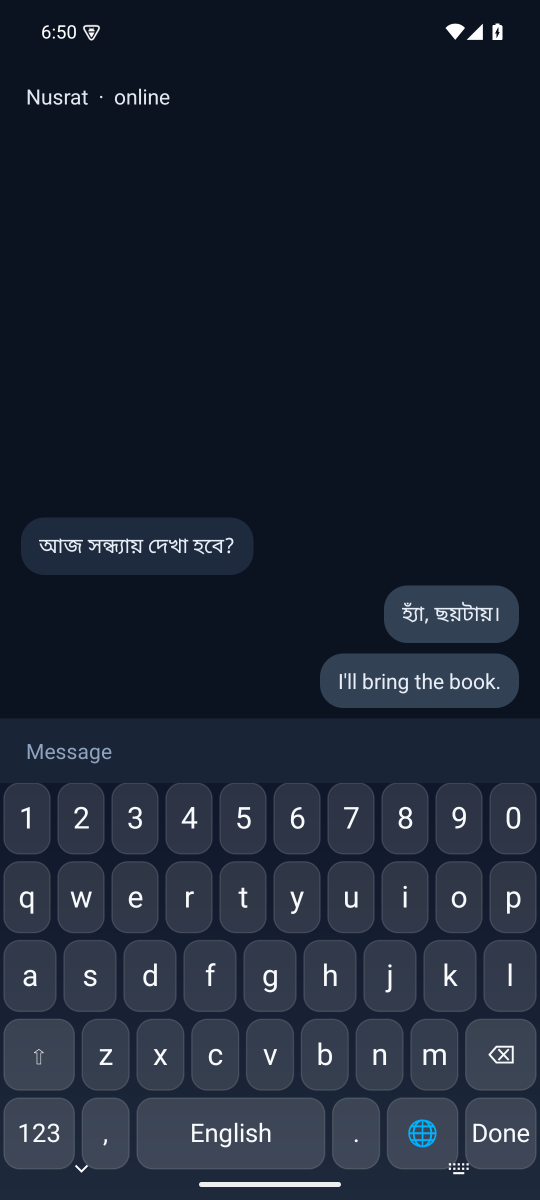
#> input picture docs/screenshots/01-english.png, 1080 x 2400 px (shown at 1/2 size); its folder holds 7 pictures in this run
$ python compose_screenshots.py
#> lines starting #> are read from the running program, lines starting #| are printed output that depends on the picture; after the words box and inside, x2 and y2 are one past the last pixel; in counts of white or black regions, pixels touching at a corner belong together
### scripts/png_optimise.py
#!/usr/bin/env python3
"""Shrink the generated PNGs without a visible quality loss.

Chrome writes 24-bit PNGs with no palette; these screens are flat UI over a soft
gradient, so a 256-colour palette is visually indistinguishable at 1x and roughly a
third of the bytes. Measured on 01-english.png: 374.5 KiB -> 109.0 KiB.

Used by render_screenshots.py and compose_screenshots.py, and safe to run again:

    python scripts/png_optimise.py docs/screenshots/*.png
"""

import pathlib
import sys

from PIL import Image


def optimise(path, colours=256):
    """Quantise and re-save in place. Returns (bytes_before, bytes_after)."""
    path = pathlib.Path(path)
    before = path.stat().st_size
    with Image.open(path) as image:
        image = image.convert("RGB")
        if colours:
            image = image.quantize(colors=colours, method=Image.Quantize.MEDIANCUT,
                                   dither=Image.Dither.NONE)
        image.save(path, optimize=True)
    return before, path.stat().st_size


# [15 lines left out: function main, not called in this run]


# [2 lines that do not run on import are left out]

### scripts/compose_screenshots.py
#!/usr/bin/env python3
"""Compose the presentation images from the raw screenshots.

    python scripts/compose_screenshots.py

Inputs  : docs/screenshots/01-english.png ... (produced by scripts/screenshots.ps1)
Outputs : docs/screenshots/composite-languages.png
          docs/screenshots/composite-themes.png
          docs/screenshots/composite-settings.png
          docs/assets/social-preview.png        (1280x640, GitHub social image)

Captions are English only on purpose: Pillow has no HarfBuzz shaping here (`raqm` is
missing), so Bengali drawn into a caption would break its conjuncts. The Bengali in the
screenshots themselves is real, shaped by Android.
"""

import pathlib
import sys

from PIL import Image, ImageDraw, ImageFilter

import png_optimise

ROOT = pathlib.Path(__file__).resolve().parent.parent
SHOTS = ROOT / "docs/screenshots"
ASSETS = ROOT / "docs/assets"

INK = (232, 238, 249)
MUTED = (154, 168, 190)
ACCENT = (99, 102, 241)

FONT_CANDIDATES = {
    "bold": ["C:/Windows/Fonts/segoeuib.ttf", "C:/Windows/Fonts/arialbd.ttf",
             "/usr/share/fonts/truetype/dejavu/DejaVuSans-Bold.ttf",
             "/System/Library/Fonts/Supplemental/Arial Bold.ttf"],
    "regular": ["C:/Windows/Fonts/segoeui.ttf", "C:/Windows/Fonts/arial.ttf",
                "/usr/share/fonts/truetype/dejavu/DejaVuSans.ttf",
                "/System/Library/Fonts/Supplemental/Arial.ttf"],
}


def font(style, size):
    from PIL import ImageFont

    for path in FONT_CANDIDATES[style]:
        if pathlib.Path(path).exists():
            return ImageFont.truetype(path, size)
    return ImageFont.load_default(size)


def load(name):
    path = SHOTS / f"{name}.png"
    if not path.exists():
        raise SystemExit(f"missing {path}; run scripts/screenshots.ps1 first")
    return Image.open(path).convert("RGB")


# --- background ------------------------------------------------------------


def vertical_gradient(size, top, bottom):
    width, height = size
    strip = Image.new("RGB", (1, height))
    for y in range(height):
        t = y / max(height - 1, 1)
        strip.putpixel((0, y), tuple(round(top[i] + (bottom[i] - top[i]) * t) for i in range(3)))
    return strip.resize(size, Image.Resampling.BILINEAR)


def glow(canvas, centre, radius, colour, alpha):
    """A soft blurred circle: the 'premium' light source behind the phones."""
    layer = Image.new("RGBA", canvas.size, (0, 0, 0, 0))
    draw = ImageDraw.Draw(layer)
    cx, cy = centre
    draw.ellipse([cx - radius, cy - radius, cx + radius, cy + radius],
                 fill=(*colour, alpha))
    canvas.alpha_composite(layer.filter(ImageFilter.GaussianBlur(radius // 2)))


def backdrop(size, top=(11, 17, 32), bottom=(26, 37, 61)):
    canvas = vertical_gradient(size, top, bottom).convert("RGBA")
    glow(canvas, (int(size[0] * 0.18), int(size[1] * 0.12)), 520, ACCENT, 46)
    glow(canvas, (int(size[0] * 0.88), int(size[1] * 0.92)), 480, (56, 189, 248), 34)
    return canvas


# --- device frame ----------------------------------------------------------


def place_phone(canvas, shot, x, y, width, radius=34, bezel=9):
    """Draw a phone with a bezel and a soft drop shadow, top-left at (x, y)."""
    height = round(width * shot.height / shot.width)
    shot = shot.resize((width, height), Image.Resampling.LANCZOS)

    shadow = Image.new("RGBA", (width + 160, height + 160), (0, 0, 0, 0))
    ImageDraw.Draw(shadow).rounded_rectangle(
        [80, 88, 80 + width, 88 + height], radius=radius + bezel, fill=(0, 0, 0, 165))
    canvas.alpha_composite(shadow.filter(ImageFilter.GaussianBlur(26)), (x - 80, y - 80))

    body = Image.new("RGBA", (width + bezel * 2, height + bezel * 2), (0, 0, 0, 0))
    ImageDraw.Draw(body).rounded_rectangle(
        [0, 0, body.width - 1, body.height - 1], radius=radius + bezel,
        fill=(24, 30, 45, 255), outline=(70, 84, 112, 255), width=1)
    canvas.alpha_composite(body, (x - bezel, y - bezel))

    mask = Image.new("L", (width, height), 0)
    ImageDraw.Draw(mask).rounded_rectangle([0, 0, width - 1, height - 1], radius=radius, fill=255)
    canvas.paste(shot, (x, y), mask)
    return width, height


def centred_text(draw, text, centre_x, y, text_font, fill):
    left, top, right, bottom = draw.textbbox((0, 0), text, font=text_font)
    draw.text((centre_x - (right - left) / 2 - left, y), text, font=text_font, fill=fill)
    return bottom - top


# --- composites ------------------------------------------------------------


def composite(paths, captions, out_name, cols, phone_width, title=None):
    gap = 74 if cols == 3 else 60
    margin = 96
    caption_size = 27
    caption_gap = 16

    sample = load(paths[0])
    phone_h = round(phone_width * sample.height / sample.width)
    rows = (len(paths) + cols - 1) // cols

    header = 118 if title else 74
    width = margin * 2 + cols * phone_width + (cols - 1) * gap
    height = header + rows * (phone_h + caption_gap + caption_size + 46) + 60

    canvas = backdrop((width, height))
    draw = ImageDraw.Draw(canvas)
    if title:
        centred_text(draw, title, width / 2, 46, font("bold", 44), INK)

    for index, (name, caption) in enumerate(zip(paths, captions)):
        row, col = divmod(index, cols)
        row_width = min(cols, len(paths) - row * cols)
        row_width_px = row_width * phone_width + (row_width - 1) * gap
        x = (width - row_width_px) / 2 + col * (phone_width + gap)
        y = header + row * (phone_h + caption_gap + caption_size + 46)
        place_phone(canvas, load(name), round(x), round(y), phone_width)
        centred_text(draw, caption, x + phone_width / 2, y + phone_h + caption_gap,
                     font("regular", caption_size), MUTED)

    out = SHOTS / out_name
    canvas.convert("RGB").save(out, optimize=True)
    png_optimise.optimise(out)
    return out


# [34 lines left out: function social_preview, not called in this run]


def main():
    ASSETS.mkdir(parents=True, exist_ok=True)
    written = []

    written.append(composite(
        ["01-english", "02-bangla", "03-banglish"],
        ["English QWERTY, with number row",
         "Bangla, Probhat fixed layout",
         "Banglish: type Roman, get Bangla"],
        "composite-languages.png", cols=3, phone_width=520))
#> call 2 of glow, with centre = (1672, 1268), radius = 480, colour = (56, 189, 248), alpha = 34
#> in glow (call 2), `canvas.alpha_composite(layer.filter(ImageFilter.GaussianBlur(radius //..`:
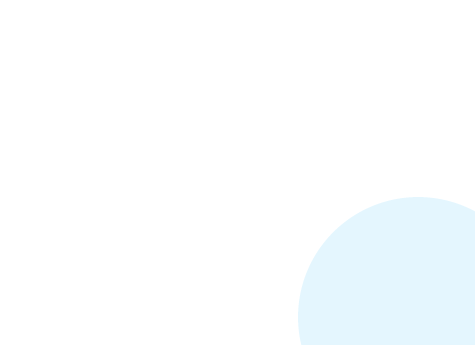
#> layer: PIL image 1900x1379 RGBA (shown at 1/4 size); mean R, G, B, A 7.8, 26.3, 34.5, 4.7; transparent parts drawn white
#> in place_phone, `height = round(width * shot.height / shot.width)`: height = 1156
#> in place_phone, `ImageDraw.Draw(shadow).rounded_rectangle( [80, 88, 80 + width, 88 + he..`:
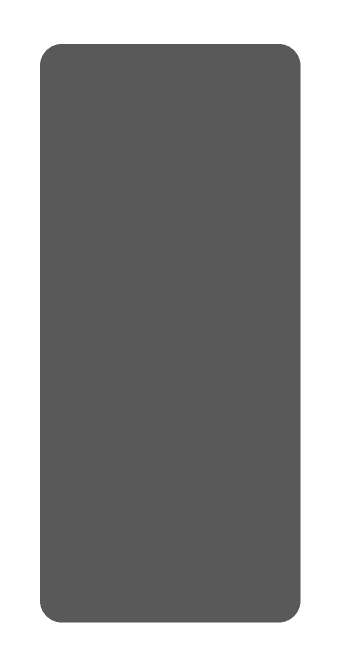
#> shadow: PIL image 680x1316 RGBA (shown at 1/2 size); mean R, G, B, A 0, 0, 0, 110.8; transparent parts drawn white
#> in place_phone, `ImageDraw.Draw(body).rounded_rectangle( [0, 0, body.width - 1, body.he..`:
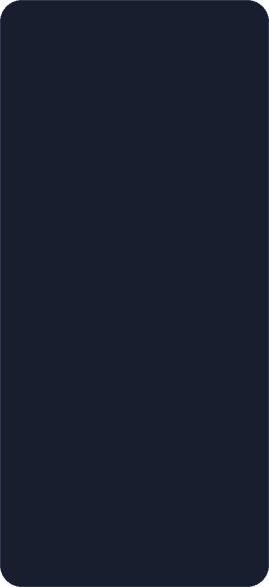
#> body: PIL image 538x1174 RGBA (shown at 1/2 size); mean R, G, B, A 24.2, 30.2, 45.2, 254.3; transparent parts drawn white
#> in place_phone, `ImageDraw.Draw(mask).rounded_rectangle([0, 0, width - 1, height - 1], ..`:
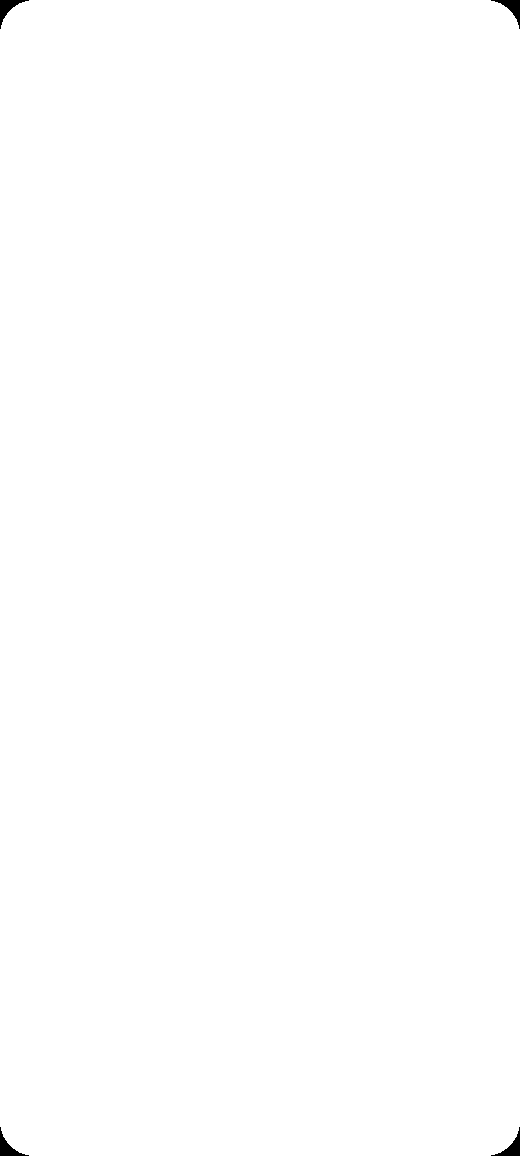
#> mask: PIL image 520x1156 L; 99.8% white; 4 black regions, box (x1, y1, x2, y2) and area: (0, 0, 29, 29) 260, (491, 0, 520, 29) 260, (0, 1127, 29, 1156) 260, (491, 1127, 520, 1156) 260
#> in place_phone, `canvas.paste(shot, (x, y), mask)`:
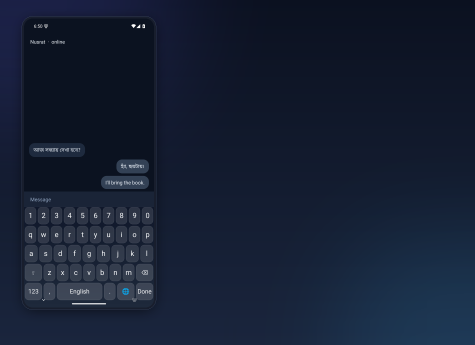
#> canvas: PIL image 1900x1379 RGBA (shown at 1/4 size); mean R, G, B, A 21.7, 31.3, 50.9, 255
#> pass 2 of the loop in composite, `for index, (name, caption) in enumerate(zip(paths, captions)):`:
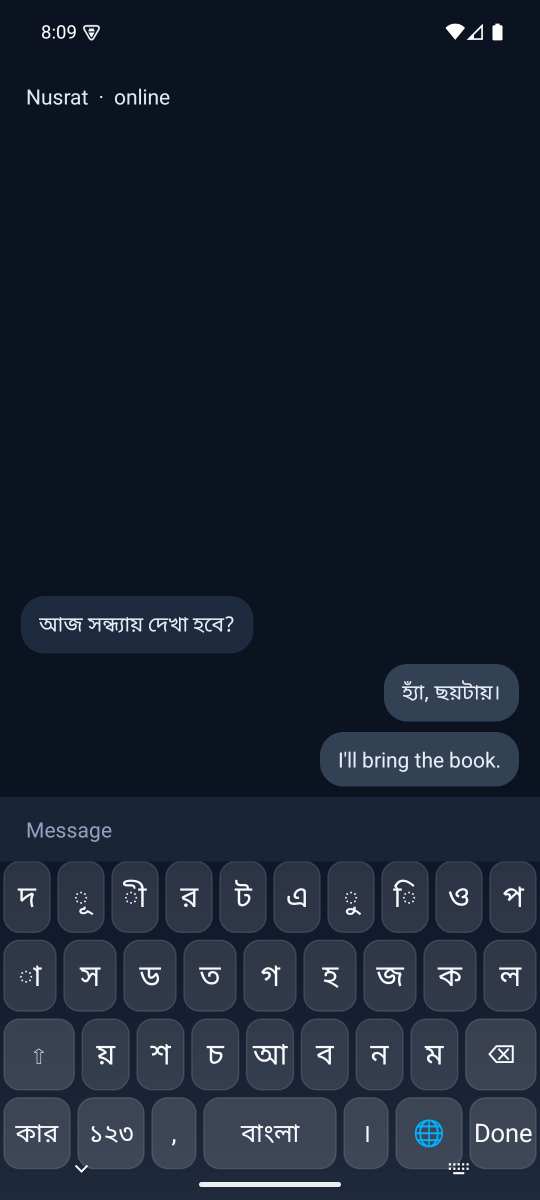
#> input picture docs/screenshots/02-bangla.png, 1080 x 2400 px (shown at 1/2 size)
#> in place_phone (call 2), `shot = shot.resize((width, height), Image.Resampling.LANCZOS)`:
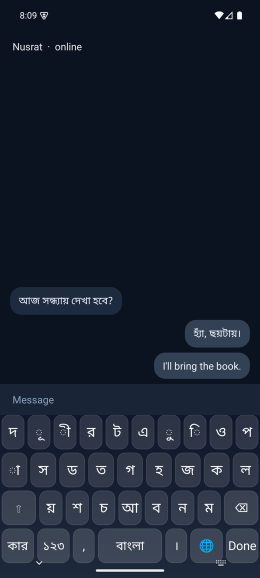
#> shot: PIL image 520x1156 RGB (shown at 1/2 size); mean R, G, B 25.8, 33.7, 48.9
#> in place_phone (call 2), `canvas.paste(shot, (x, y), mask)`:
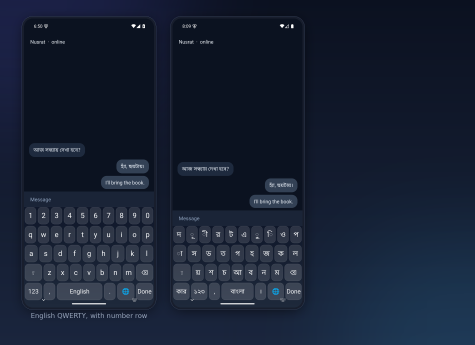
#> canvas: PIL image 1900x1379 RGBA (shown at 1/4 size); mean R, G, B, A 23.5, 32.9, 51.3, 255
#> pass 3 of the loop in composite, `for index, (name, caption) in enumerate(zip(paths, captions)):`:
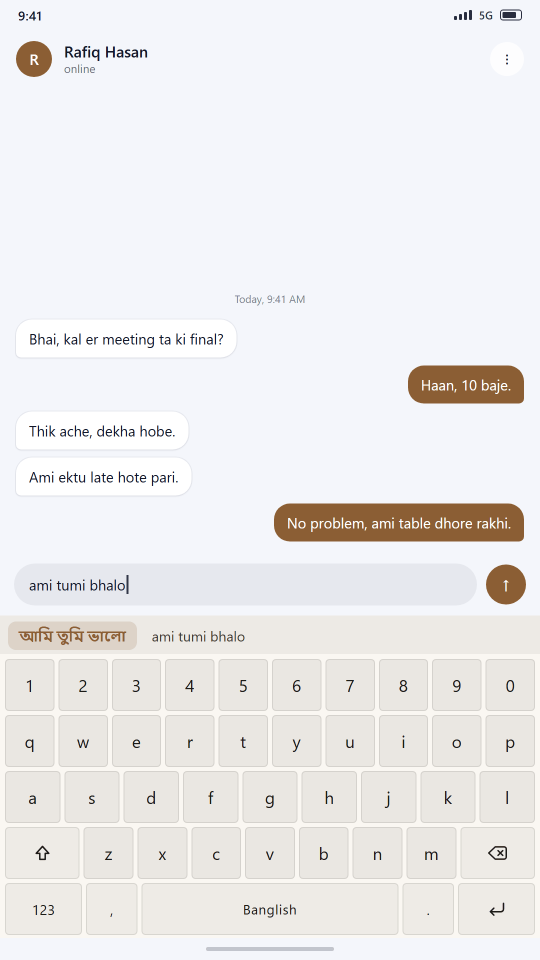
#> input picture docs/screenshots/03-banglish.png, 1080 x 1920 px (shown at 1/2 size)
#> in load, returned value is the input picture: PIL image 1080x1920 RGB; mean R, G, B 236.4, 235.2, 235.3
#> in place_phone (call 3), `height = round(width * shot.height / shot.width)`: height = 924
#> shot: PIL image 520x924 RGB
#> in place_phone (call 3), `ImageDraw.Draw(mask).rounded_rectangle([0, 0, width - 1, height - 1], ..`:
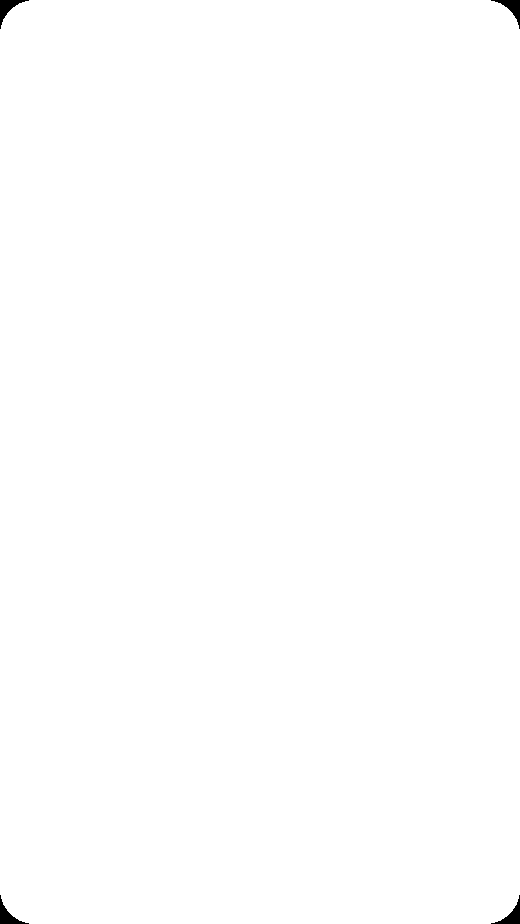
#> mask: PIL image 520x924 L; 99.8% white; 4 black regions, box (x1, y1, x2, y2) and area: (0, 0, 29, 29) 260, (491, 0, 520, 29) 260, (0, 895, 29, 924) 260, (491, 895, 520, 924) 260
#> in place_phone (call 3), `canvas.paste(shot, (x, y), mask)`:
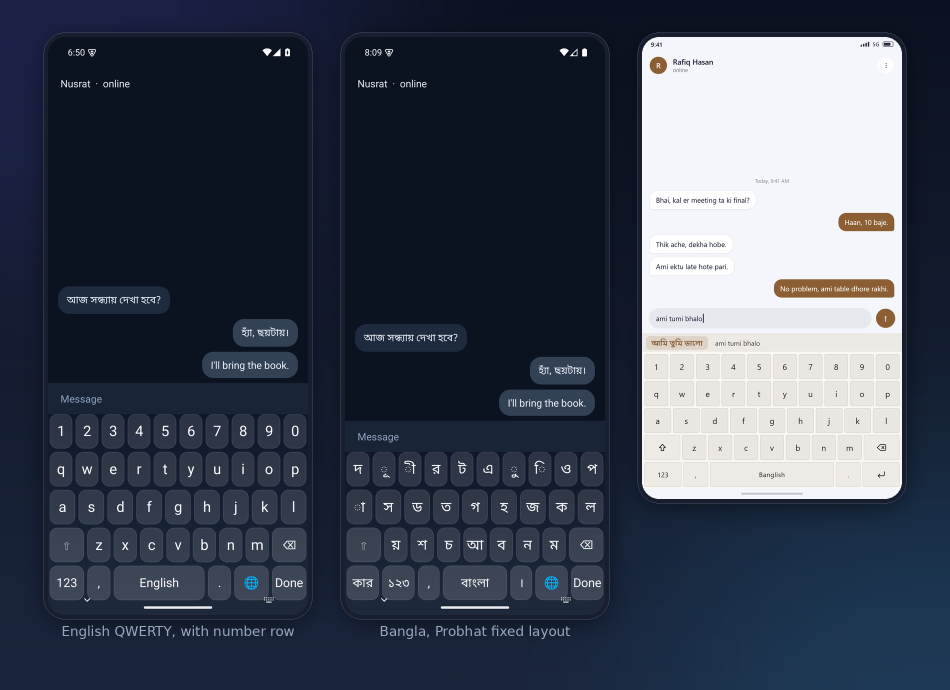
#> canvas: PIL image 1900x1379 RGBA (shown at 1/2 size); mean R, G, B, A 63.8, 71.2, 86.1, 255
#> in composite, `canvas.convert("RGB").save(out, optimize=True)`:
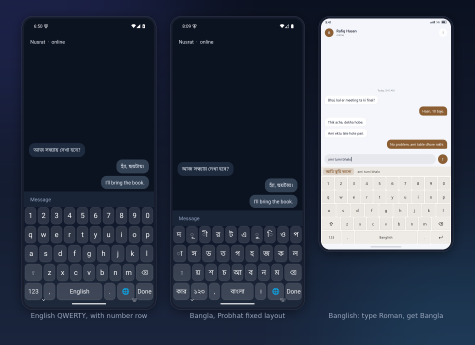
#> saved as composite-languages.png: PIL image 1900x1379 RGB (shown at 1/4 size); mean R, G, B 63.9, 71.3, 86.2

    written.append(composite(
        ["themes/t-studio_light", "themes/t-aurora", "themes/t-tokyo_night",
         "themes/t-pixel_arcade"],
        ["Studio Light", "Aurora", "Tokyo Night", "Pixel Arcade"],
        "composite-themes.png", cols=4, phone_width=400,
        title="Four of the thirteen built-in themes"))

    written.append(composite(
        ["00-onboarding", "05-themes", "04-candidates"],
        ["Three-step onboarding", "Thirteen themes, live preview",
         "Ranked candidates, full panel"],
        "composite-settings.png", cols=3, phone_width=520))

    written.append(social_preview())

    for path in written:
        print(f"wrote {path.relative_to(ROOT)}  {path.stat().st_size / 1024:7.1f} KiB")
    print(f"\n{len(written)} images composed")


if __name__ == "__main__":
#> (the run stopped early here; a loop or call above may not have finished)
